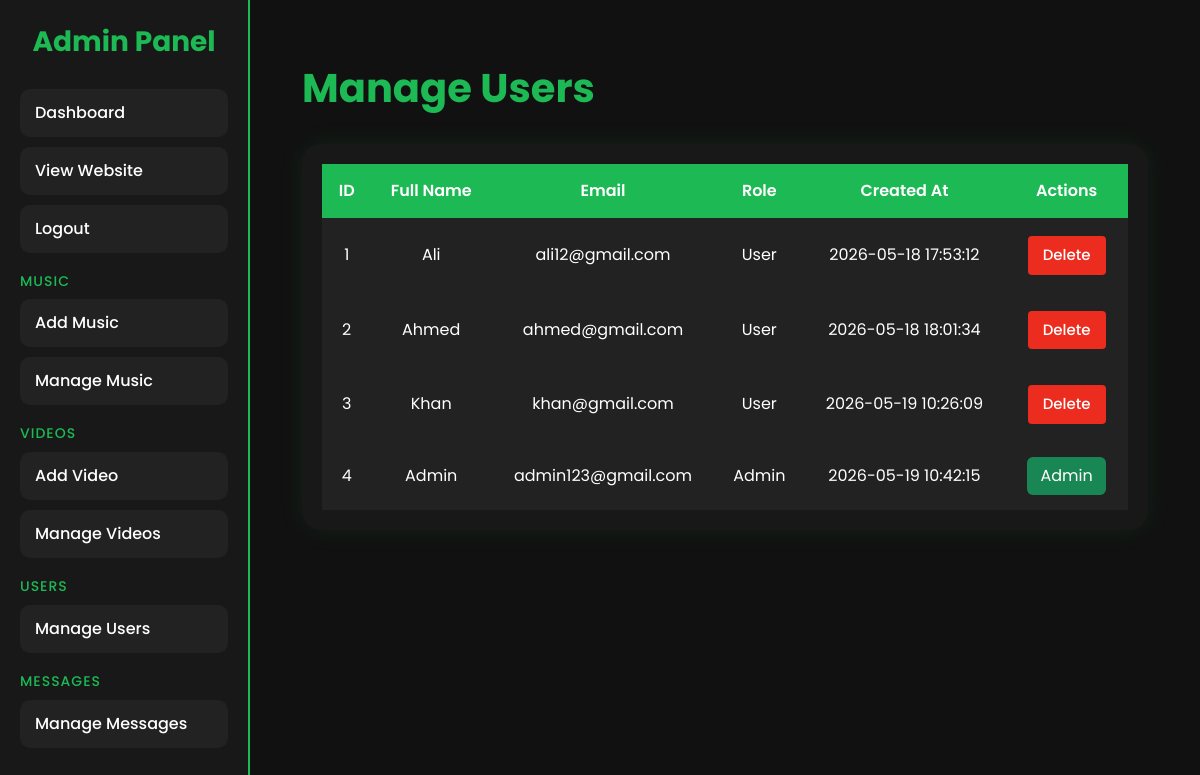
/admin/users/manage-users.php (signed in), run on the app's committed database.
### tables this page shows
CREATE TABLE `users` (
  `id` int(11) NOT NULL,
  `fullname` varchar(100) NOT NULL,
  `email` varchar(100) NOT NULL,
  `password` varchar(255) NOT NULL,
  `role` enum('admin','user') DEFAULT 'user',
  `created_at` timestamp NOT NULL DEFAULT current_timestamp()
);

### admin/users/manage-users.php (the view, shortened to what this page needs)
<?php
include("../../includes/config.php");
$get_users = mysqli_query(
    $connection, "SELECT * FROM users ORDER BY id"
);
?>
<!DOCTYPE html>
<html lang="en">
<head>
    <link href="https://cdn.jsdelivr.net/npm/bootstrap@5.3.3/dist/css/bootstrap.min.css" rel="stylesheet">
    <link rel="stylesheet" href="../css/sidebar.css">
    <link rel="stylesheet" href="../css/manage.css">
</head>
<body>
    <section class="admin-wrapper">
        <?php include("../includes/sidebar.php"); ?>
        <section class="main-content">
            <section class="container-fluid py-4">
                <section class="page-header mb-4">
                    <h1>Manage Users</h1>
                </section>
                <section class="table-responsive">
                    <table class="table align-middle text-center">
                        <thead>
                            <tr>
                                <th>ID</th>
                                <th>Full Name</th>
                                <th>Email</th>
                                <th>Role</th>
                                <th>Created At</th>
                                <th>Actions</th>
                            </tr>
                        </thead>
                        <tbody>
                            <?php while ($user = mysqli_fetch_assoc($get_users)) { ?>
                                <tr>
                                    <td><?php echo $user['id']; ?></td>
                                    <td><?php echo $user['fullname']; ?></td>
                                    <td><?php echo $user['email']; ?></td>
                                    <td><?php echo ucfirst($user['role']); ?></td>
                                    <td><?php echo $user['created_at']; ?></td>
                                    <td>
                                        <?php if ($user['role'] != 'admin') { ?>
                                            <a href="delete-user.php?id=<?php echo $user['id']; ?>" class="btn btn-sm delete" onclick="return confirm('Delete this user?')">Delete</a>
                                        <?php } else { ?>
                                            <span class="btn bg-success text-white">Admin</span>
                                        <?php } ?>
                                    </td>
                                </tr>
                            <?php } ?>
                        </tbody>
                    </table>
                </section>
            </section>
        </section>
    </section>
</body>
</html>

### admin/css/sidebar.css (style rules this page uses)
.admin-wrapper { display: flex; min-height: 100vh; }
.main-content { flex: 1; padding: 40px; }

### admin/css/manage.css (style rules this page uses)
* { margin: 0; padding: 0; box-sizing: border-box; font-family: var(--main-font-family); }
:root { --main-color: #1db954; --sec-color: #ccc; --text-color: #ffffff; --sec-text-color: #aaaaaa; --bg-color: #111111; --btn-hover-color: #18a349; --main-font-family: "Poppins"; }
body { background-color: var(--bg-color); }
.page-header { display: flex; justify-content: space-between; align-items: center; margin-bottom: 30px; }
.page-header h1 { color: var(--main-color); font-weight: 700; }
.delete { display: inline-block; font-weight: 500; margin: 3px; font-size: 15px; color: var(--text-color); border: none; transition: 0.3s; padding: 8px 15px; background-color: #eb2c1e; }
.table-responsive { background: #181818; padding: 20px; border-radius: 20px; box-shadow: 0 0 25px rgba(29, 185, 84, .1); }
.table { margin-bottom: 0; }
.table thead th { background: var(--main-color); color: var(--text-color); border: none; padding: 15px; font-weight: 600; }
.table td { background: #222; color: var(--text-color); border: none; padding: 15px; }
.table tbody tr { transition: 0.3s; }

### data on the page
users: id "1", fullname "Ali", email "ali12@gmail.com", role "User", created_at "2026-05-18 17:53:12"
users: id "2", fullname "Ahmed", email "ahmed@gmail.com", role "User", created_at "2026-05-18 18:01:34"
users: id "3", fullname "Khan", email "khan@gmail.com", role "User", created_at "2026-05-19 10:26:09"
users: id "4", fullname "Admin", email "admin123@gmail.com", role "Admin", created_at "2026-05-19 10:42:15"
